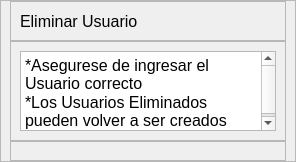
             <widget class="QWidget" name="pageE_Eliminar">
              <layout class="QHBoxLayout" name="horizontalLayout_13">
               <property name="spacing">
                <number>0</number>
               </property>
               <property name="leftMargin">
                <number>0</number>
               </property>
               <property name="topMargin">
                <number>0</number>
               </property>
               <property name="rightMargin">
                <number>0</number>
               </property>
               <property name="bottomMargin">
                <number>0</number>
               </property>
               <item>
                <widget class="QFrame" name="frame_18">
                 <property name="minimumSize">
                  <size>
                   <width>0</width>
                   <height>0</height>
                  </size>
                 </property>
                 <property name="maximumSize">
                  <size>
                   <width>700</width>
                   <height>16777215</height>
                  </size>
                 </property>
                 <property name="frameShape">
                  <enum>QFrame::StyledPanel</enum>
                 </property>
                 <property name="frameShadow">
                  <enum>QFrame::Raised</enum>
                 </property>
                 <layout class="QVBoxLayout" name="verticalLayout_14">
                  <property name="spacing">
                   <number>0</number>
                  </property>
                  <property name="topMargin">
                   <number>0</number>
                  </property>
                  <property name="bottomMargin">
                   <number>0</number>
                  </property>
                  <item>
                   <widget class="QFrame" name="frame_19">
                    <property name="minimumSize">
                     <size>
                      <width>0</width>
                      <height>40</height>
                     </size>
                    </property>
                    <property name="maximumSize">
                     <size>
                      <width>16777215</width>
                      <height>40</height>
                     </size>
                    </property>
                    <property name="frameShape">
                     <enum>QFrame::StyledPanel</enum>
                    </property>
                    <property name="frameShadow">
                     <enum>QFrame::Raised</enum>
                    </property>
                    <layout class="QVBoxLayout" name="verticalLayout_15">
                     <item>
                      <widget class="QLabel" name="label_8">
                       <property name="font">
                        <font>
                         <pointsize>12</pointsize>
                        </font>
                       </property>
                       <property name="text">
                        <string>Eliminar Usuario</string>
                       </property>
                      </widget>
                     </item>
                    </layout>
                   </widget>
                  </item>
                  <item>
                   <widget class="QFrame" name="frame_20">
                    <property name="minimumSize">
                     <size>
                      <width>0</width>
                      <height>100</height>
                     </size>
                    </property>
                    <property name="maximumSize">
                     <size>
                      <width>16777215</width>
                      <height>100</height>
                     </size>
                    </property>
                    <property name="frameShape">
                     <enum>QFrame::StyledPanel</enum>
                    </property>
                    <property name="frameShadow">
                     <enum>QFrame::Raised</enum>
                    </property>
                    <layout class="QHBoxLayout" name="horizontalLayout_22">
                     <item>
                      <widget class="QTextBrowser" name="textBrowser_5">
                       <property name="html">
                        <string>&lt;!DOCTYPE HTML PUBLIC &quot;-//W3C//DTD HTML 4.0//EN&quot; &quot;http://www.w3.org/TR/REC-html40/strict.dtd&quot;&gt;
&lt;html&gt;&lt;head&gt;&lt;meta name=&quot;qrichtext&quot; content=&quot;1&quot; /&gt;&lt;style type=&quot;text/css&quot;&gt;
p, li { white-space: pre-wrap; }
&lt;/style&gt;&lt;/head&gt;&lt;body style=&quot; font-family:'MS Shell Dlg 2'; font-size:12pt; font-weight:400; font-style:normal;&quot;&gt;
&lt;p style=&quot; margin-top:0px; margin-bottom:0px; margin-left:0px; margin-right:0px; -qt-block-indent:0; text-indent:0px;&quot;&gt;*Asegurese de ingresar el Usuario correcto&lt;/p&gt;
&lt;p style=&quot; margin-top:0px; margin-bottom:0px; margin-left:0px; margin-right:0px; -qt-block-indent:0; text-indent:0px;&quot;&gt;*Los Usuarios Eliminados pueden volver a ser creados&lt;/p&gt;&lt;/body&gt;&lt;/html&gt;</string>
                       </property>
                      </widget>
                     </item>
                    </layout>
                   </widget>
                  </item>
                  <item>
                   <widget class="QFrame" name="frame_21">
                    <property name="styleSheet">
                     <string notr="true">QPushButton
{
color: rgb(255, 255, 255);
background-color: rgb(8, 80, 97);
}
QPushButton::hover
{
color: rgb(255, 255, 255);
	background-color: rgb(45, 131, 118);
}</string>
                    </property>
                    <property name="frameShape">
                     <enum>QFrame::StyledPanel</enum>
                    </property>
                    <property name="frameShadow">
                     <enum>QFrame::Raised</enum>
                    </property>
                    <layout class="QHBoxLayout" name="horizontalLayout_21">
                     <item>
                      <widget class="QFrame" name="frame_29">
                       <property name="maximumSize">
                        <size>
                         <width>600</width>
                         <height>16777215</height>
                        </size>
                       </property>
                       <property name="frameShape">
                        <enum>QFrame::StyledPanel</enum>
                       </property>
                       <property name="frameShadow">
                        <enum>QFrame::Raised</enum>
                       </property>
                       <widget class="QLineEdit" name="inputCodigoE">
                        <property name="geometry">
                         <rect>
                          <x>140</x>
                          <y>40</y>
                          <width>161</width>
                          <height>31</height>
                         </rect>
                        </property>
                        <property name="font">
                         <font>
                          <pointsize>11</pointsize>
                         </font>
                        </property>
                        <property name="text">
                         <string/>
                        </property>
                       </widget>
                       <widget class="QLabel" name="label_25">
                        <property name="geometry">
                         <rect>
                          <x>30</x>
                          <y>40</y>
                          <width>101</width>
                          <height>31</height>
                         </rect>
                        </property>
                        <property name="font">
                         <font>
                          <pointsize>12</pointsize>
                         </font>
                        </property>
                        <property name="text">
                         <string>Codigo: </string>
                        </property>
                        <property name="alignment">
                         <set>Qt::AlignRight|Qt::AlignTrailing|Qt::AlignVCenter</set>
                        </property>
                       </widget>
                       <widget class="QLabel" name="label_26">
                        <property name="geometry">
                         <rect>
                          <x>20</x>
                          <y>160</y>
                          <width>101</width>
                          <height>31</height>
                         </rect>
                        </property>
                        <property name="font">
                         <font>
                          <pointsize>12</pointsize>
                         </font>
                        </property>
                        <property name="text">
                         <string>Nombre: </string>
                        </property>
                        <property name="alignment">
                         <set>Qt::AlignRight|Qt::AlignTrailing|Qt::AlignVCenter</set>
                        </property>
                       </widget>
                       <widget class="QLabel" name="label_27">
                        <property name="geometry">
                         <rect>
                          <x>20</x>
                          <y>220</y>
                          <width>101</width>
                          <height>31</height>
                         </rect>
                        </property>
                        <property name="font">
                         <font>
                          <pointsize>12</pointsize>
                         </font>
                        </property>
                        <property name="text">
                         <string>Cargo: </string>
                        </property>
                        <property name="alignment">
                         <set>Qt::AlignRight|Qt::AlignTrailing|Qt::AlignVCenter</set>
                        </property>
                       </widget>
                       <widget class="QPushButton" name="btnCancelarE">
                        <property name="geometry">
                         <rect>
                          <x>370</x>
                          <y>230</y>
                          <width>161</width>
                          <height>31</height>
                         </rect>
                        </property>
                        <property name="font">
                         <font>
                          <pointsize>12</pointsize>
                         </font>
                        </property>
                        <property name="text">
                         <string>Cancelar</string>
                        </property>
                       </widget>
                       <widget class="QPushButton" name="btnEliminarE">
                        <property name="geometry">
                         <rect>
                          <x>370</x>
                          <y>160</y>
                          <width>161</width>
                          <height>31</height>
                         </rect>
                        </property>
                        <property name="font">
                         <font>
                          <pointsize>12</pointsize>
                         </font>
                        </property>
                        <property name="text">
                         <string>Eliminar</string>
                        </property>
                       </widget>
                       <widget class="Line" name="line_6">
                        <property name="geometry">
                         <rect>
                          <x>330</x>
                          <y>150</y>
                          <width>21</width>
                          <height>121</height>
                         </rect>
                        </property>
                        <property name="orientation">
                         <enum>Qt::Vertical</enum>
                        </property>
                       </widget>
                       <widget class="QPushButton" name="btnBuscarE">
                        <property name="geometry">
                         <rect>
                          <x>370</x>
                          <y>40</y>
                          <width>161</width>
                          <height>31</height>
                         </rect>
                        </property>
                        <property name="font">
                         <font>
                          <pointsize>12</pointsize>
                         </font>
                        </property>
                        <property name="text">
                         <string>Buscar</string>
                        </property>
                       </widget>
                       <widget class="Line" name="line_8">
                        <property name="geometry">
                         <rect>
                          <x>50</x>
                          <y>100</y>
                          <width>481</width>
                          <height>20</height>
                         </rect>
                        </property>
                        <property name="orientation">
                         <enum>Qt::Horizontal</enum>
                        </property>
                       </widget>
                       <widget class="QLabel" name="label_29">
                        <property name="geometry">
                         <rect>
                          <x>140</x>
                          <y>160</y>
                          <width>161</width>
                          <height>31</height>
                         </rect>
                        </property>
                        <property name="font">
                         <font>
                          <pointsize>12</pointsize>
                         </font>
                        </property>
                        <property name="styleSheet">
                         <string notr="true">background-color: rgb(210, 221, 255);</string>
                        </property>
                        <property name="text">
                         <string>Nombre: </string>
                        </property>
                        <property name="alignment">
                         <set>Qt::AlignLeading|Qt::AlignLeft|Qt::AlignVCenter</set>
                        </property>
                       </widget>
                       <widget class="QLabel" name="label_30">
                        <property name="geometry">
                         <rect>
                          <x>140</x>
                          <y>220</y>
                          <width>161</width>
                          <height>31</height>
                         </rect>
                        </property>
                        <property name="font">
                         <font>
                          <pointsize>12</pointsize>
                         </font>
                        </property>
                        <property name="styleSheet">
                         <string notr="true">background-color: rgb(210, 221, 255);</string>
                        </property>
                        <property name="text">
                         <string>Nombre: </string>
                        </property>
                        <property name="alignment">
                         <set>Qt::AlignLeading|Qt::AlignLeft|Qt::AlignVCenter</set>
                        </property>
                       </widget>
                       <widget class="QPushButton" name="btnXCerrarE">
                        <property name="geometry">
                         <rect>
                          <x>190</x>
                          <y>300</y>
                          <width>209</width>
                          <height>27</height>
                         </rect>
                        </property>
                        <property name="font">
                         <font>
                          <pointsize>12</pointsize>
                         </font>
                        </property>
                        <property name="styleSheet">
                         <string notr="true">QPushButton
{
color: rgb(255, 255, 255);
background-color: rgb(0, 170, 127);

}
QPushButton::hover
{
color: rgb(255, 255, 255);
background-color: rgb(8, 80, 97);
}</string>
                        </property>
                        <property name="text">
                         <string>Menu Principal</string>
                        </property>
                       </widget>
                      </widget>
                     </item>
                    </layout>
                   </widget>
                  </item>
                 </layout>
                </widget>
               </item>
              </layout>
             </widget>
